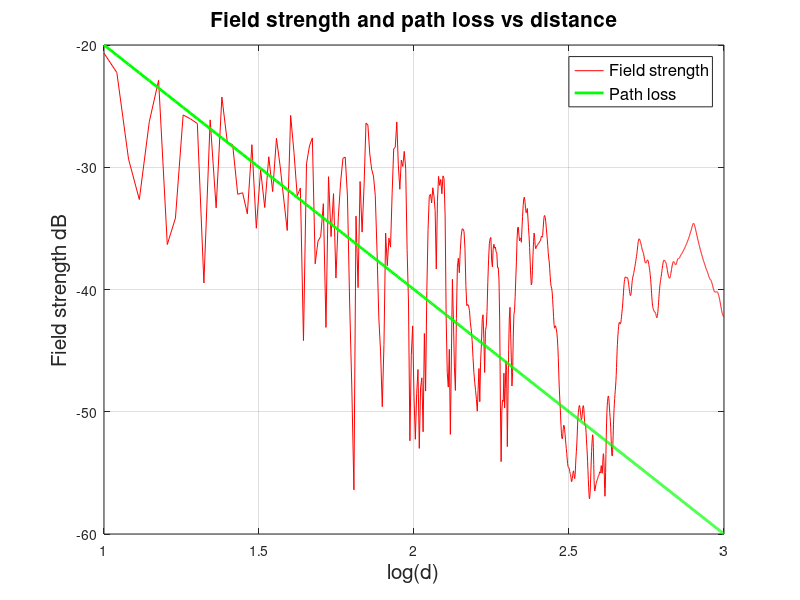
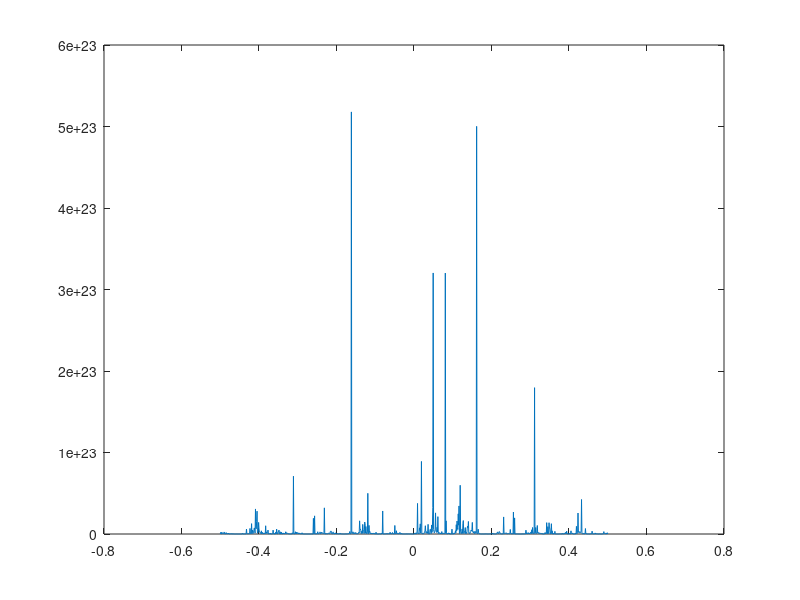
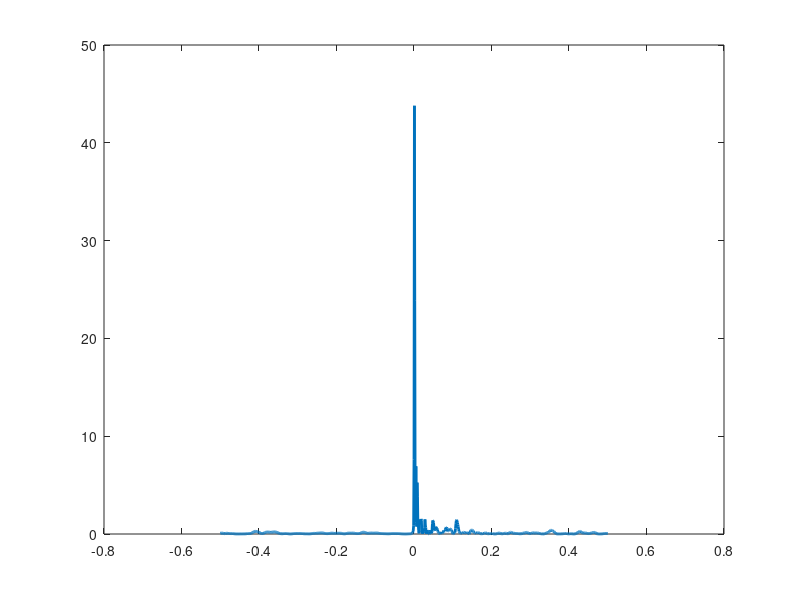

MATLAB code for these plots, in order:
% street.m; reflections from ground and street buildings;
% width of street a meters;
% transmit antenna h1 m, receive ant. h2 ;
% frequency 2400 MHz;
% use ray tracing and image theory;
% Rg is reflection from the ground, assume -0.85;
% Rw is reflection from the walls, assume Rw=-0.5;
% N is number of reflections;
%
% J�rgen Bach Andersen 2002
% modified Patrick Eggers 2003-2008

clear all
close all
clf
f=2400;
lambda=300/f;
k=2*pi/lambda;
N=10;   
a=10;   % what is this ? = Distance between the walls
h1=10;  % height terminal 1
h2=2;   % height terminal 2
Rg=-0.85; % ground reflection
Rw=-0.5;  % wall reflection
d=10:1:1000; %distance along street;
E=d-d;

for i=1:N+1
R1=sqrt(d.^2+(h1-h2)^2+((i-1)*a)^2);  % distance between antenna and side images;
R2=sqrt(d.^2+(h1+h2)^2+((i-1)*a)^2);  % distance between ground image and side images;

%insert here the contribution from the various images and sum them to a total E;
Floss1 = sqrt(lambda./(4.*pi.*R1)); 
Floss2 = sqrt(lambda./(4.*pi.*R2));
if i == 1
E = E + Floss1.*((Rw^(i-1))*exp(-j*k*R1))+ (Rg).*Floss2.*((Rw^(i-1))*exp(-j*k*R2));
else
E = E + 2*Floss1.*((Rw^(i-1))*exp(-j*k*R1))+ 2*(Rg).*Floss2.*((Rw^(i-1))*exp(-j*k*R2));
end
end

P=20*log10(abs(E));
Plos=1 ./d.^2; %direct field;
P2=10*log10(abs(Plos));

plot(log10(d),P,'r',log10(d),P2,'g','linewidth',2)
xlabel('log(d)','FontSize',15);
ylabel('Field strength dB','FontSize',15);
title('Field strength and path loss vs distance','FontSize',15);
handle=legend('Field strength', 'Path loss');
set(handle,'FontSize',12);
grid on
% axis([1 3 -70 -10]);

% discuss the result. Try also w low N=1 or 2

% construct the time response
% How will you plot the time response (power versus delay)?

fd = 1/2*linspace(-1,1,length(E)); %Sampling frequency divided by the scale

Et=exp(-j*k.*d);
H = fftshift(fft(E))./fftshift(fft(Et));
% Impulse response
figure()
plot(fd,abs(H).^2);



% % % % % % Impulse response in frequency
% % % % % Et=exp(-j*k.*fd);
% % % % % % Infinite bandwith impulse response in frequency
% % % % % H = (fft(E))./Et;
% % % % % 
% % % % % % Impulse response in space
% % % % % figure()
% % % % % plot(d,abs(ifft(H).^2),'linewidth',2);

% This is the dopler shift
figure()
plot(fd,abs(fftshift(fft(E))).^2,'linewidth',2)
